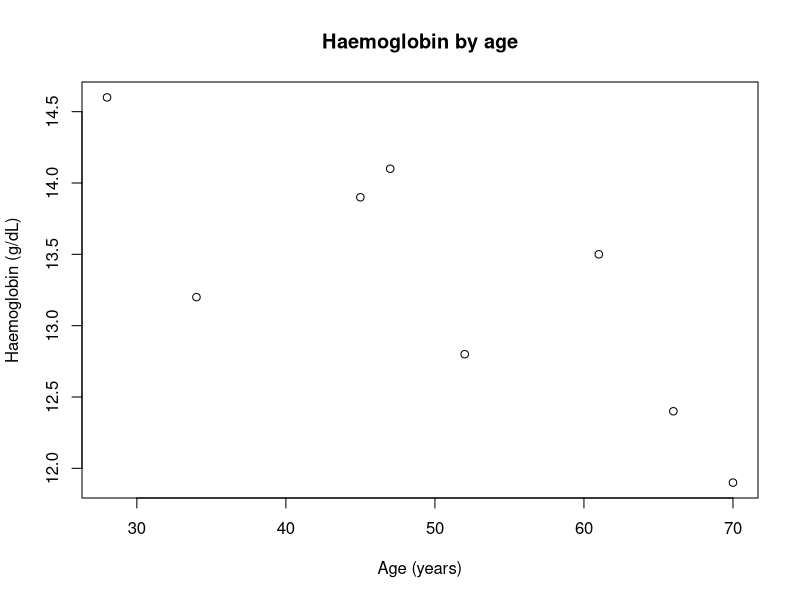

Here is the R script that generated this plot:
# Haemoglobin by age: a small example for the Git demo
# Fictional data. Run with: Rscript haemoglobin_plot.R (or open it in RStudio)

# Create the data: one value per patient, in the same order in every list
age         <- c(34, 47, 52, 61, 70, 28, 45, 66)          # in years
sex         <- c("female", "male", "female", "male", "female", "male", "diverse", "female")
haemoglobin <- c(13.2, 14.1, 12.8, 13.5, 11.9, 14.6, 13.9, 12.4)   # in g/dL

# Draw a scatter plot: one dot per patient, with axis labels and a title
plot(age, haemoglobin,
     xlab = "Age (years)", ylab = "Haemoglobin (g/dL)",
     main = "Haemoglobin by age")
